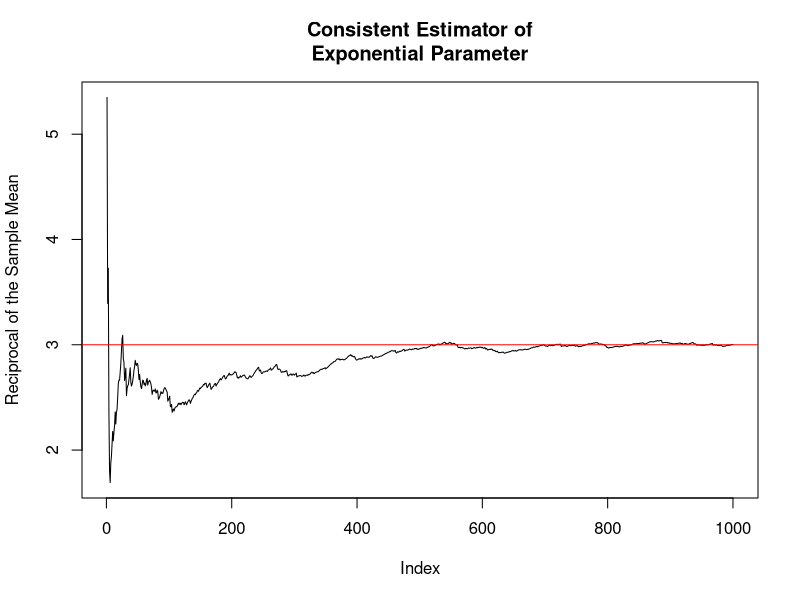
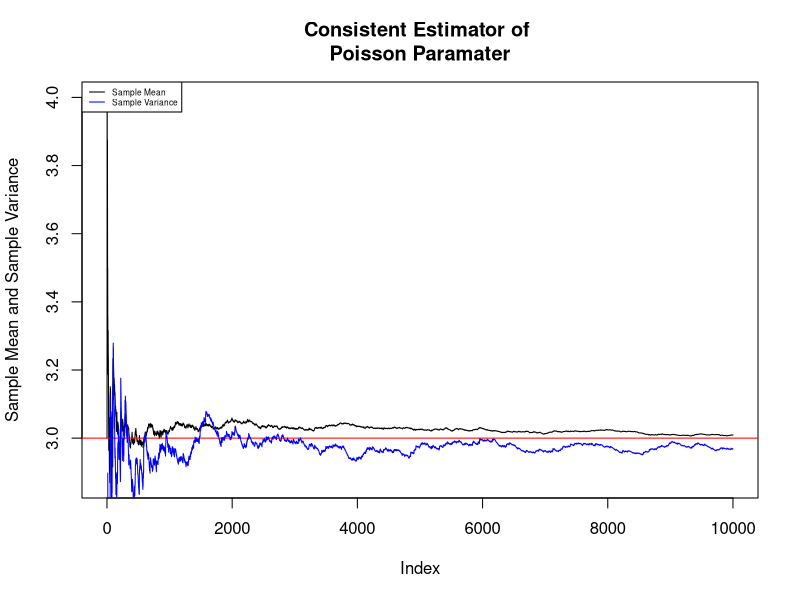
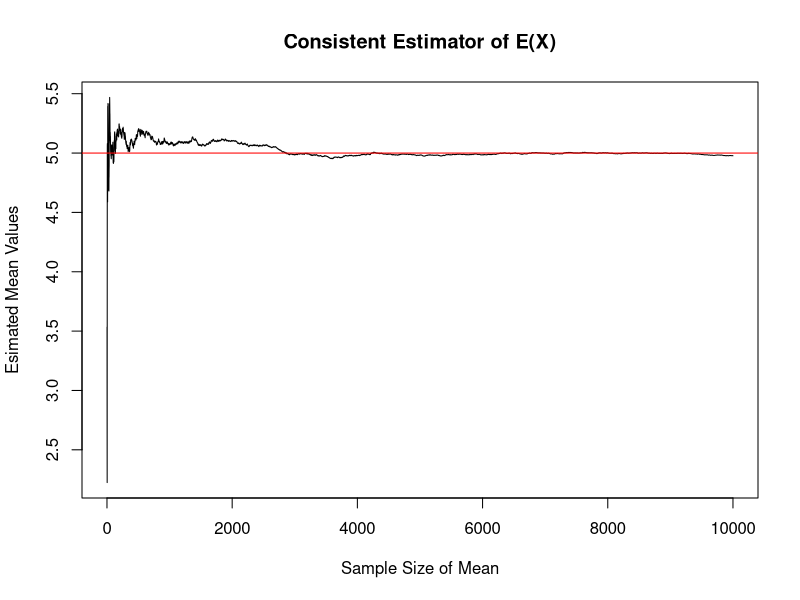
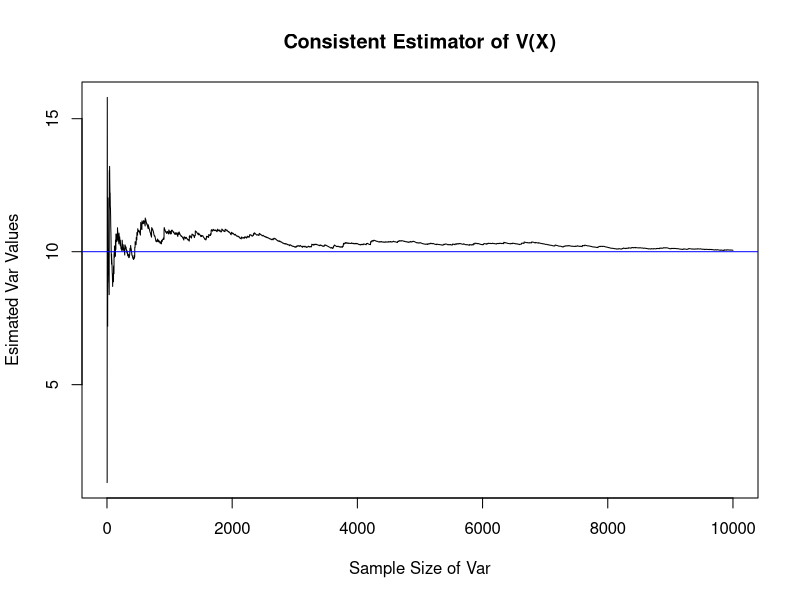
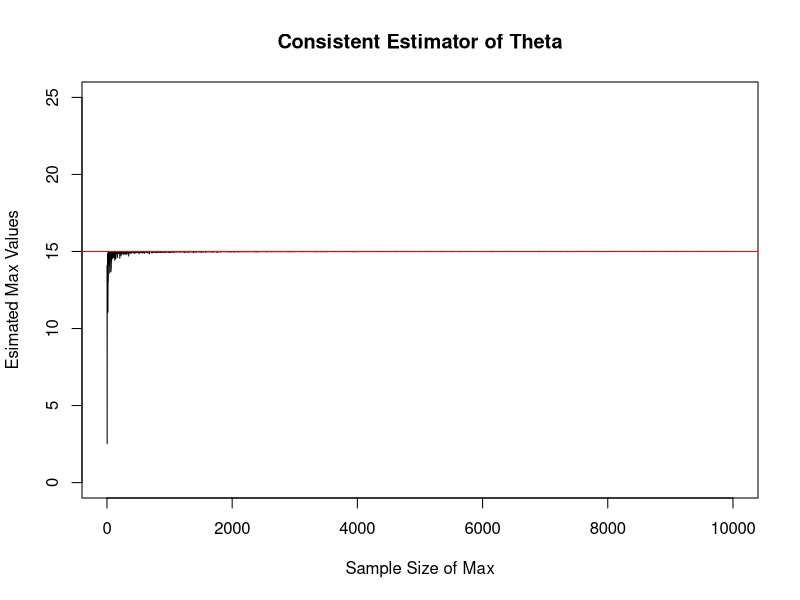

R code for these plots, in order:
## ---- chunk 1
knitr::opts_chunk$set(
  echo = TRUE,
  comment = NULL,
  fig.width = 5,
  fig.height = 4,
  set.seed(3202)
)

## ---- chunk 2
NMC <- 1000
lambda <- 3
x_storage <- c()
lambda_hat_storage <- c()
for (i in 1:NMC) {
  x_storage[i] <- rexp(1, lambda)
  lambda_hat_storage[i] <- 1 / mean(x_storage[1:i])
}
plot(lambda_hat_storage,
     type = "l",
     ylab = "Reciprocal of the Sample Mean",
     main = "Consistent Estimator of\nExponential Parameter")
abline(h = lambda, col = "red")
## ---- chunk 3
NMC <- 1e4
lambda <- 3
x_storage <- c()
lambda_hat_storage <- c()
lambda_hat_storage2 <- c()
for (i in 1:NMC) {
  x_storage[i] <- rpois(1, lambda)
  lambda_hat_storage[i] <- mean(x_storage[1:i])
  lambda_hat_storage2[i] <- var(x_storage[1:i])
}
plot(lambda_hat_storage, type = "l",
     ylab = "Sample Mean and Sample Variance",
     main = "Consistent Estimator of \nPoisson Paramater")
abline(h=lambda, col = "red")
lines(lambda_hat_storage2, col = 'blue')
legend('topleft', legend = c('Sample Mean', 'Sample Variance'), lty = c(1,1), col = c('black' , 'blue'), cex = .5)
## ---- chunk 4
NMC <- 1e4
k = 5
x_storage <- c()
x_bar_storage <- c()
s_2_storage <- c()
for (i in 1:NMC) {
  x_storage[i] <- rchisq(1, k)
  x_bar_storage[i] <- mean(x_storage[1:i])
  s_2_storage[i] <- var(x_storage[1:i])
}
plot(x_bar_storage,
     type = "l",
     ylab = "Esimated Mean Values",
     xlab = "Sample Size of Mean",
     main = "Consistent Estimator of E(X)")
abline(h = k, col = "red")

plot(s_2_storage,
     type = "l",
     ylab = "Esimated Var Values",
     xlab = "Sample Size of Var",
     main = "Consistent Estimator of V(X)")
abline(h = 2*k, col = "blue")
## ---- chunk 5
NMC <- 1e4
theta <- 15
max_storage <- c()
for (i in 1:NMC) {
  max_storage[i] <- max(runif(i, 0, theta))
}
plot(max_storage,
     type = "l",
     ylab = "Esimated Max Values",
     xlab = "Sample Size of Max",
     main = "Consistent Estimator of Theta",
     ylim = c(0, theta+10))
abline(h = theta, col = "red")
